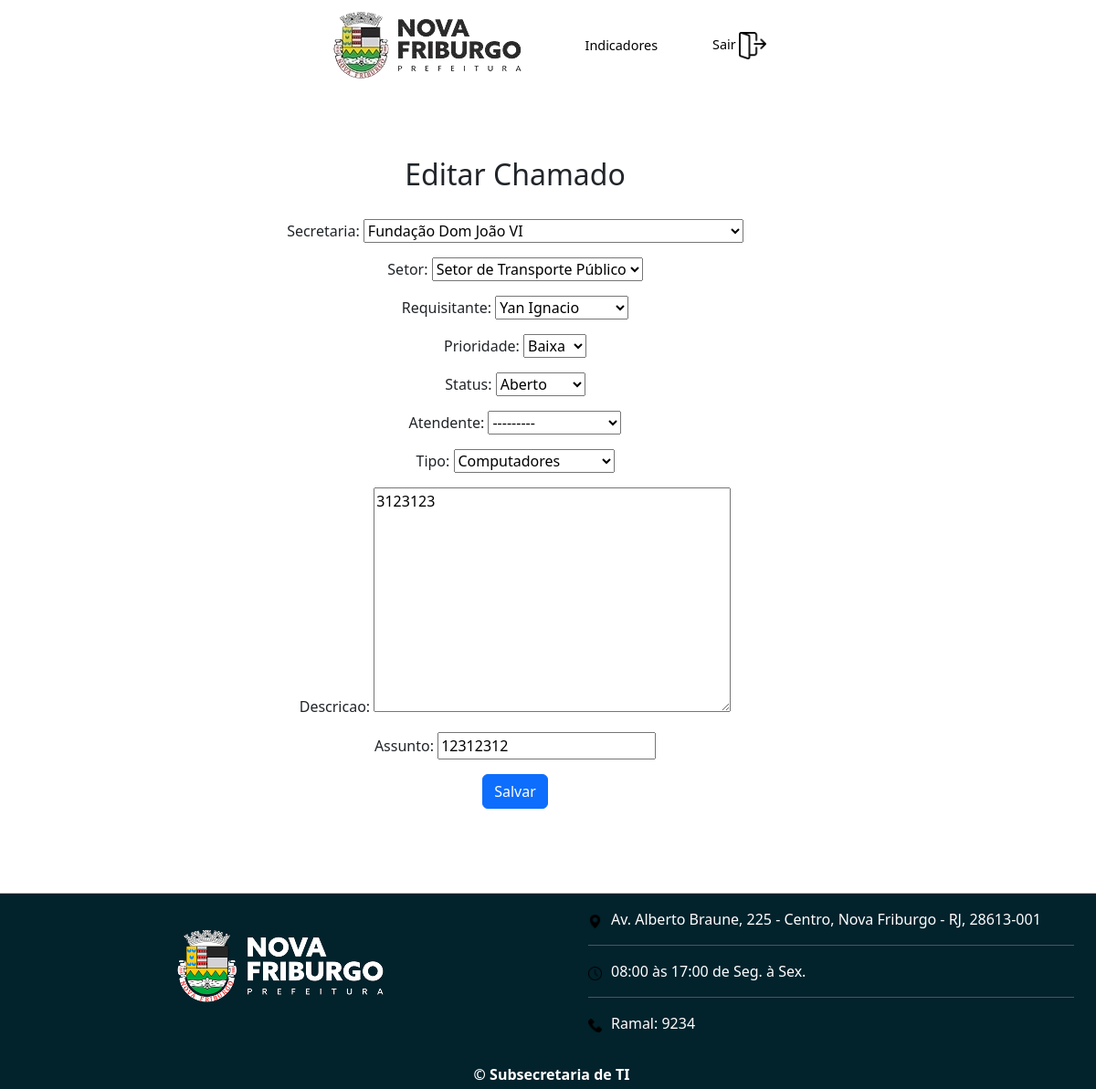
The app's page /editaChamado/10 (signed in), older data.
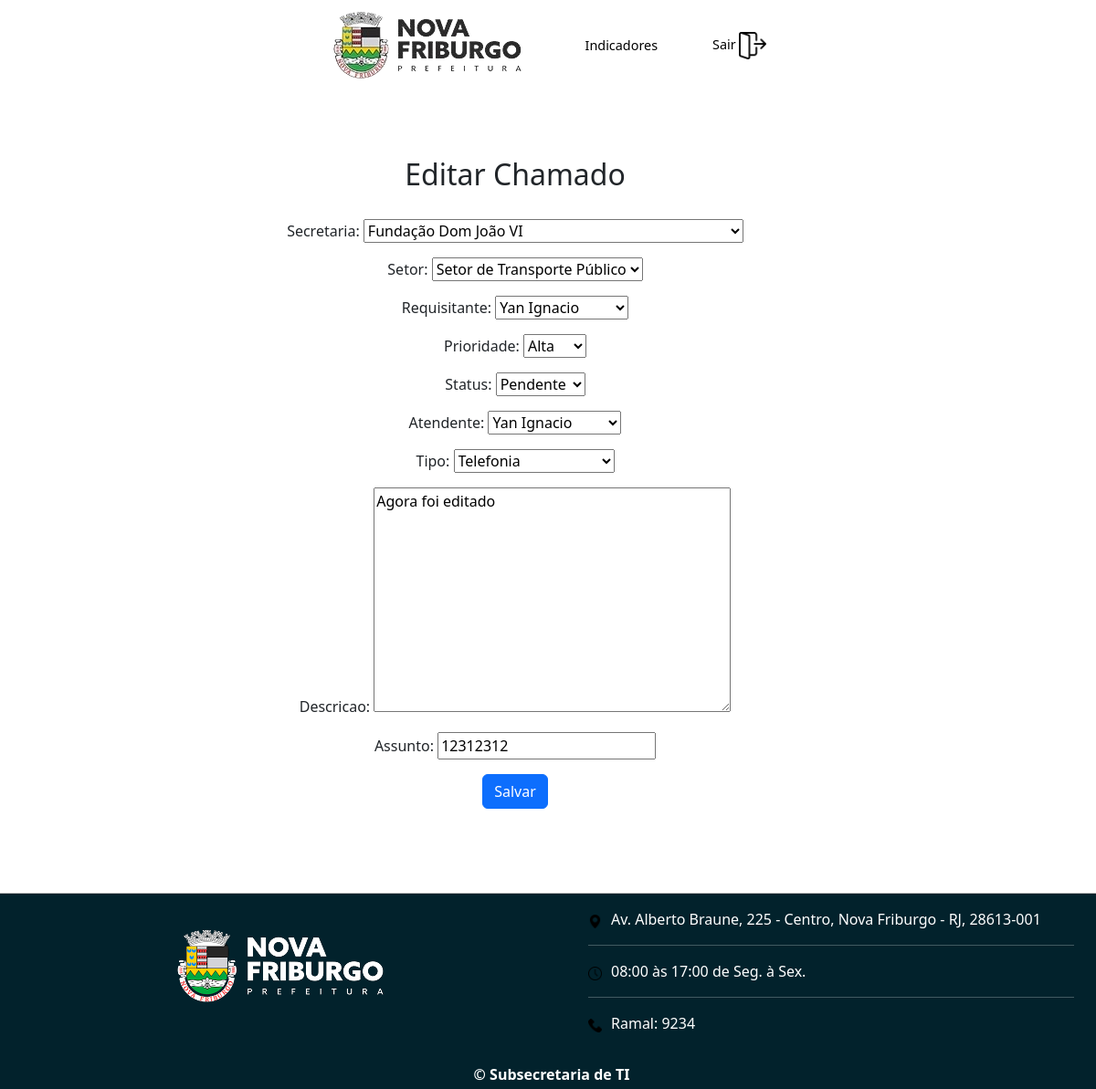
The same page, newer data.
### chamadosApp/models.py (models this page shows, shortened)
class Chamado(models.Model):
    prioridadeChoices = (
        ('0', 'Baixa'),
        ('1', 'Média'),
        ('2', 'Alta')
    )
    statusChoices = (
        ('0', 'Aberto'),
        ('1', 'Pendente'),
        ('2', 'Resolvido'),
        ('3', 'Finalizado')
    )
    secretaria = models.ForeignKey(Secretaria, verbose_name='Secretaria', on_delete=models.CASCADE, null=True)
    setor = models.ForeignKey(Setor, verbose_name='Setor', on_delete=models.CASCADE, null=True)
    requisitante = models.ForeignKey(Servidor, on_delete=models.CASCADE, related_name='requisitante')
    tipo = models.ForeignKey(Tipo, on_delete=models.CASCADE)
    assunto = models.CharField(max_length=150)
    prioridade = models.CharField(max_length=1, choices=prioridadeChoices, default='0')
    status = models.CharField(max_length=1, choices=statusChoices, default='0')
    descricao = models.TextField(default='')
    atendente = models.ForeignKey(Atendente, verbose_name='Atendente', on_delete=models.CASCADE, related_name='atendente', null=True, default=None)
    dataAbertura = models.DateTimeField(auto_now_add=True)
    dataFechamento = models.DateTimeField(null=True, blank=False)
    numero = models.CharField(max_length=10, default=0)

### chamadosApp/views.py (the view)
# urls.py: path('editaChamado/<int:idChamado>', views.editaChamado, name='editaChamado')
@login_required
def editaChamado(request, idChamado):
    chamado = Chamado.objects.get(id=idChamado)
    if request.method == 'POST':
        form = editaChamadoForm(request.POST, instance=chamado)
        if form.is_valid():
            form.save()
            return redirect(reverse('chamado', args=[chamado.id]))
    else:
        form = editaChamadoForm(instance=chamado)
    return render(request, 'editaChamado.html', {'form': form, 'chamado': chamado})

### chamadosApp/forms.py
class editaChamadoForm(ModelForm):
    class Meta:
        model = Chamado
        fields = ['secretaria', 'setor', 'requisitante','prioridade', 'status', 'atendente', 'tipo', 'descricao', 'assunto']
    def __init__(self, *args, **kwargs):
        super(editaChamadoForm, self).__init__(*args, **kwargs)
        self.fields['atendente'].required = False
        self.fields['secretaria'].required = False
        self.fields['setor'].required = False
        self.fields['requisitante'].required = False

### chamadosApp/models.py (called while the page is built)
    def __str__(self):
        return self.nome

    def __str__(self):
        return self.nome

    def __str__(self):
        return self.nome

    def __str__(self):
        return self.nome

### chamadosApp/templates/editaChamado.html (shortened to what this page needs)
{% extends "template.html" %}
{% block main %}
<div class="row">
    <div class="col d-flex py-5">
          <div class="row w-100">
              <div class="col-10 pb-4 m-auto bg-white">
                  <div class="row">
                      <div class="col px-4">
                          <div class="pt-4 px-2">
                              <form class="form-main" method="POST">
                                  <h2 style="text-align: center; margin-bottom: 30px">Editar Chamado</h2>
                                  {{ form.as_p }}
                                  <button type="submit" class="btn btn-primary">
                                  Salvar
                                  </button>
                              </form>
                          </div>
                      </div>
                  </div>
              </div>
          </div>
    </div>
  </div>
{% endblock %}

Row changes from the older to the newer data that the page shows:
changed Chamado "Fundação Dom João VI": prioridade "Baixa" → "Alta"; status "Aberto" → "Pendente"; atendente "---------" → "Yan Ignacio"; tipo "Computadores" → "Telefonia"; descricao "3123123" → "Agora foi editado"
